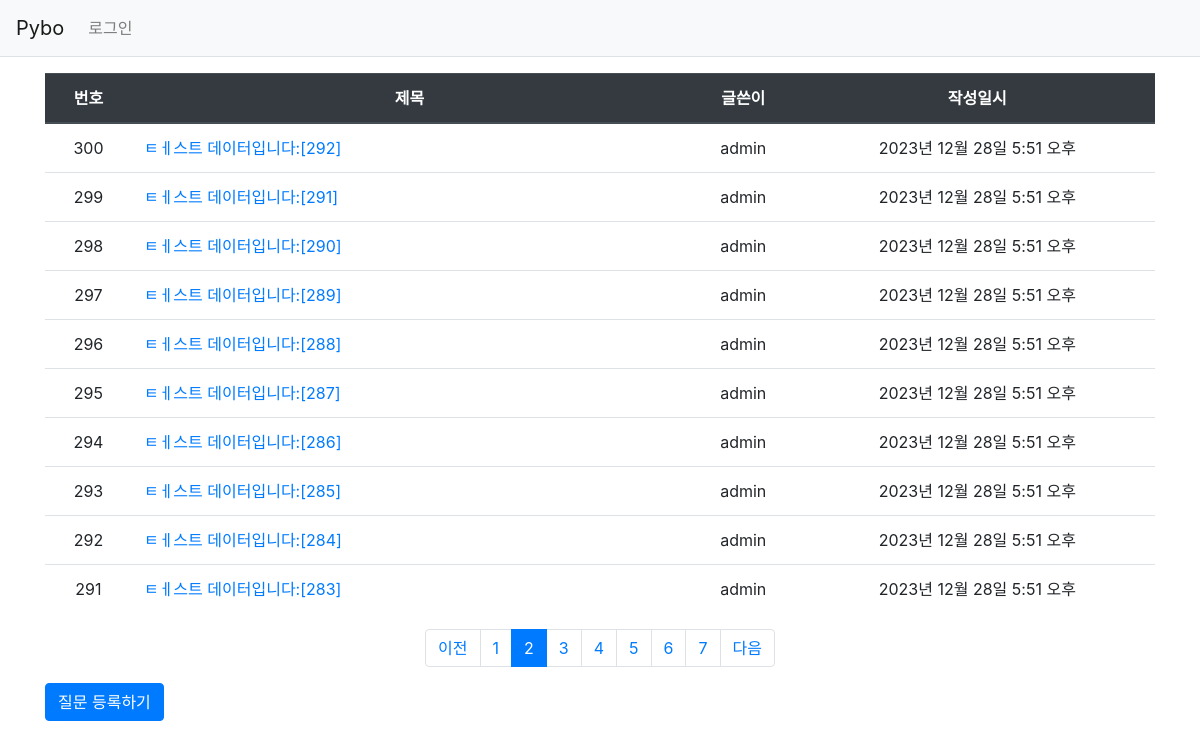
Page /pybo/?page=2 on the committed database.
### pybo/models.py (models this page shows, shortened)
class Question(models.Model):
    author = models.ForeignKey(User, on_delete=models.CASCADE)
    subject = models.CharField(max_length=200)
    content = models.TextField()
    create_date = models.DateTimeField()
    modify_date = models.DateTimeField(null=True, blank=True)

### pybo/views.py (the view)
# urls.py: path('', views.index, name='index'),
def index(request):
    page = request.GET.get('page', '1')  # 페이지
    question_list = Question.objects.order_by('-create_date')
    paginator = Paginator(question_list, 10)  # 페이지당 10개씩 보여주기
    page_obj = paginator.get_page(page)
    context = {'question_list': page_obj}
    return render(request, 'pybo/question_list.html', context)

### pybo/templatetags/pybo_filter.py (called while the page is built)
@register.filter
def sub(value, arg):
    return value - arg

### templates/pybo/question_list.html (shortened to what this page needs)
{% extends 'base.html' %}
{% load pybo_filter %}
{% block content %}
<div class="container my-3">
    <table class="table">
        <thead>
        <tr class="text-center thead-dark">
            <th>번호</th>
            <th style="width:50%">제목</th>
            <th>글쓴이</th>
            <th>작성일시</th>
        </tr>
        </thead>
        <tbody>
        {% if question_list %}
        {% for question in question_list %}
        <tr class="text-center">
            <td>
                {{ question_list.paginator.count|sub:question_list.start_index|sub:forloop.counter0|add:1 }}
            </td>
            <td class="text-left">
                <a href="{% url 'pybo:detail' question.id %}">{{ question.subject }}</a>
            </td>
            <td>{{ question.author.username }}</td>
            <td>{{ question.create_date }}</td>
        </tr>
        {% endfor %}
        {% else %}
        <tr>
            <td colspan="3">질문이 없습니다.</td>
        </tr>
        {% endif %}
        </tbody>
    </table>
    <ul class="pagination justify-content-center">
        {% if question_list.has_previous %}
        <li class="page-item">
            <a class="page-link" href="?page={{ question_list.previous_page_number }}">이전</a>
        </li>
        {% else %}
        <li class="page-item disabled">
            <a class="page-link" tabindex="-1" aria-disabled="true" href="#">이전</a>
        </li>
        {% endif %}
        {% for page_number in question_list.paginator.page_range %}
        {% if page_number >= question_list.number|add:-5 and page_number <= question_list.number|add:5 %}
            {% if page_number == question_list.number %}
            <li class="page-item active" aria-current="page">
                <a class="page-link" href="?page={{ page_number }}">{{ page_number }}</a>
            </li>
            {% else %}
            <li class="page-item">
                <a class="page-link" href="?page={{ page_number }}">{{ page_number }}</a>
            </li>
            {% endif %}
        {% endif %}
        {% endfor %}
        {% if question_list.has_next %}
        <li class="page-item">
            <a class="page-link" href="?page={{ question_list.next_page_number }}">다음</a>
        </li>
        {% else %}
        <li class="page-item disabled">
            <a class="page-link" tabindex="-1" aria-disabled="true" href="#">다음</a>
        </li>
        {% endif %}
    </ul>
    <a href="{% url 'pybo:question_create' %}" class="btn btn-primary">질문 등록하기</a>
</div>
{% endblock %}

### rows in the picture
Question: paginator.count|sub "300", subject "ㅌㅔ스트 데이터입니다:[292]", author.username "admin", create_date "2023년 12월 28일 5:51 오후"
Question: paginator.count|sub "299", subject "ㅌㅔ스트 데이터입니다:[291]", author.username "admin", create_date "2023년 12월 28일 5:51 오후"
Question: paginator.count|sub "298", subject "ㅌㅔ스트 데이터입니다:[290]", author.username "admin", create_date "2023년 12월 28일 5:51 오후"
Question: paginator.count|sub "297", subject "ㅌㅔ스트 데이터입니다:[289]", author.username "admin", create_date "2023년 12월 28일 5:51 오후"
Question: paginator.count|sub "296", subject "ㅌㅔ스트 데이터입니다:[288]", author.username "admin", create_date "2023년 12월 28일 5:51 오후"
Question: paginator.count|sub "295", subject "ㅌㅔ스트 데이터입니다:[287]", author.username "admin", create_date "2023년 12월 28일 5:51 오후"
Question: paginator.count|sub "294", subject "ㅌㅔ스트 데이터입니다:[286]", author.username "admin", create_date "2023년 12월 28일 5:51 오후"
Question: paginator.count|sub "293", subject "ㅌㅔ스트 데이터입니다:[285]", author.username "admin", create_date "2023년 12월 28일 5:51 오후"
Question: paginator.count|sub "292", subject "ㅌㅔ스트 데이터입니다:[284]", author.username "admin", create_date "2023년 12월 28일 5:51 오후"
Question: paginator.count|sub "291", subject "ㅌㅔ스트 데이터입니다:[283]", author.username "admin", create_date "2023년 12월 28일 5:51 오후"

### other values in the picture
{{ page_number }} "1" "3" "4" "5" "6" "7"
{{ page_number }} "2"
